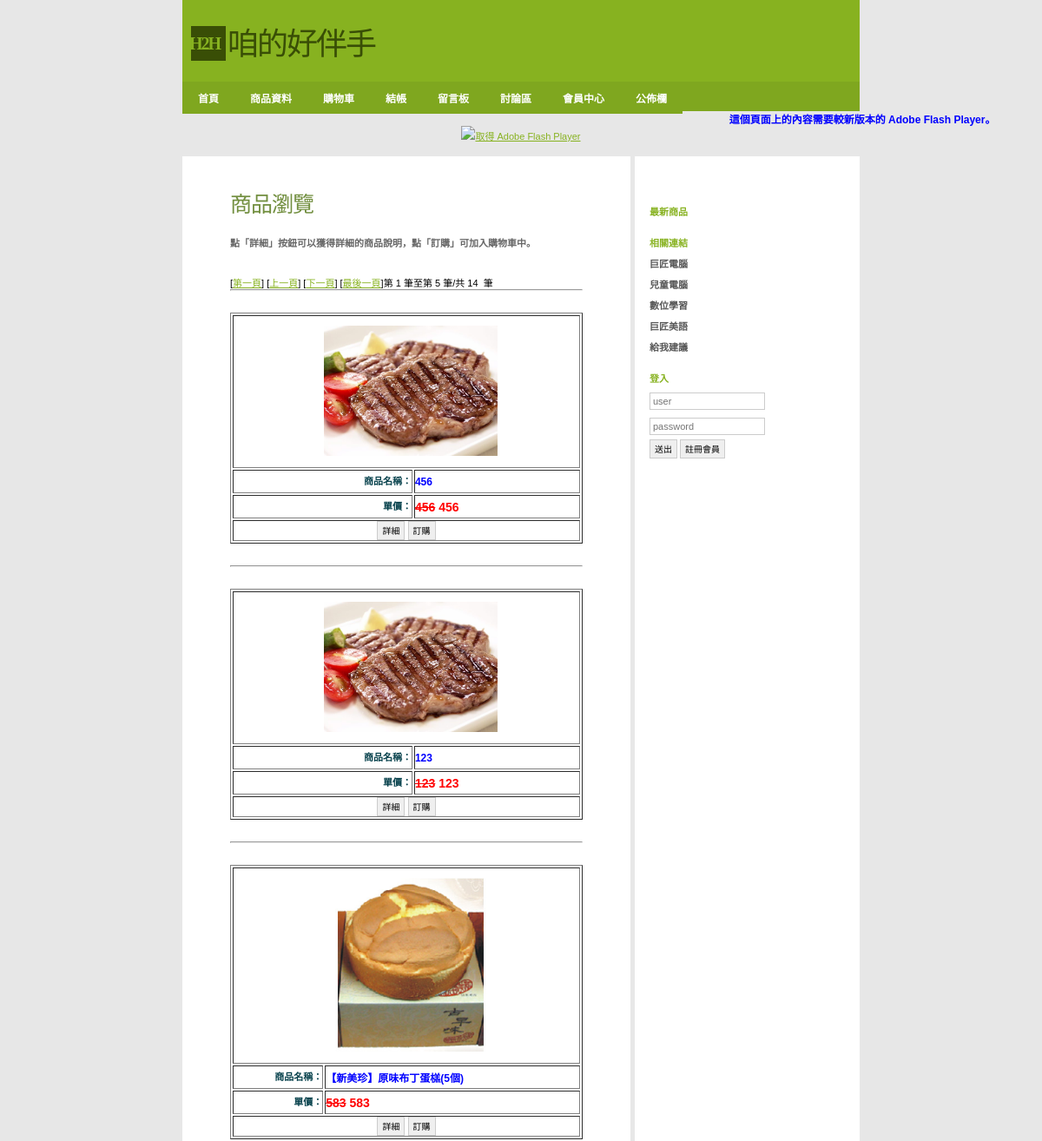
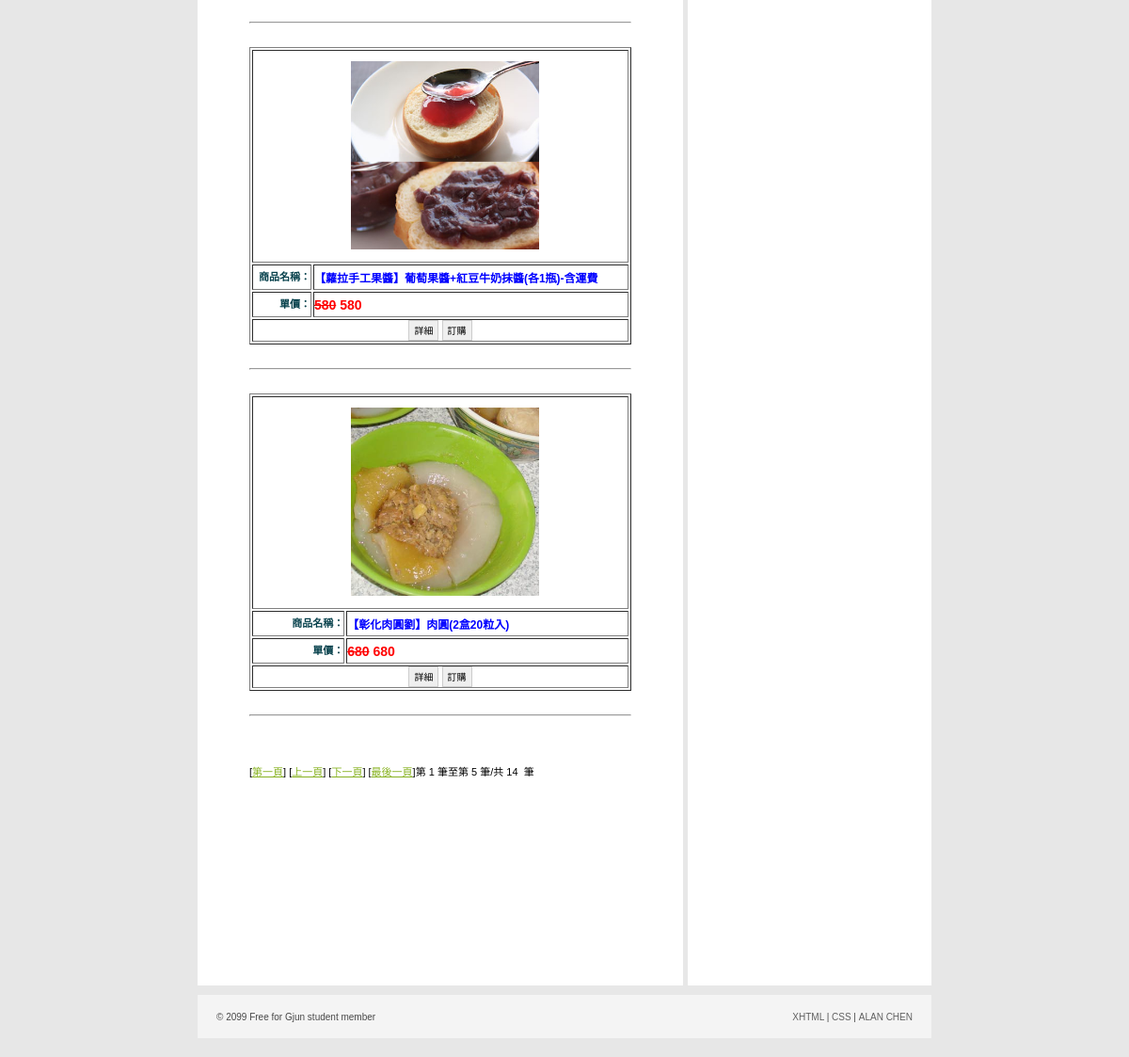
The app's page /Shop/product.php with its own data (2 pictures, top to bottom).
### tables this page shows
CREATE TABLE `product` (
  `id` int(11) NOT NULL COMMENT '產品編號',
  `name` varchar(200) NOT NULL COMMENT '產品名稱',
  `introduce` text COMMENT '產品內容',
  `price` int(11) DEFAULT '0' COMMENT '產品單價',
  `qty` int(11) DEFAULT '0' COMMENT '產品庫存量',
  `state` tinyint(1) DEFAULT '1' COMMENT '產品上架否'
);

### Shop/product.php (the view, shortened to what this page needs)
<?php require_once('../Connections/shop.php'); ?>
<?php
$currentPage = $_SERVER["PHP_SELF"];
$maxRows_productList = 5;
$pageNum_productList = 0;
$startRow_productList = $pageNum_productList * $maxRows_productList;
$query_productList = "SELECT id, name, introduce, price, qty, `state` FROM product WHERE `state` = 1 ORDER BY id DESC";
$query_limit_productList = sprintf("%s LIMIT %d, %d", $query_productList, $startRow_productList, $maxRows_productList);
$productList = mysql_query($query_limit_productList, $shop) or die(mysql_error());
$row_productList = mysql_fetch_assoc($productList);
if (isset($_GET['totalRows_productList'])) {
  $totalRows_productList = $_GET['totalRows_productList'];
} else {
  $all_productList = mysql_query($query_productList);
  $totalRows_productList = mysql_num_rows($all_productList);
}
$totalPages_productList = ceil($totalRows_productList/$maxRows_productList)-1;
$queryString_productList = "";
$queryString_productList = sprintf("&totalRows_productList=%d%s", $totalRows_productList, $queryString_productList);
 session_start();?>
<!DOCTYPE html PUBLIC "-//W3C//DTD XHTML 1.0 Strict//EN"
"http://www.w3.org/TR/xhtml1/DTD/xhtml1-strict.dtd">
<html xmlns="http://www.w3.org/1999/xhtml">
<head>
<link rel="stylesheet" href="../css/styles.css" media="all" type="text/css" />
</head>
<body>
  <div id="header">
      <div class="subContainer">
            <div id="logo">
            <div id="box">H2H</div>
            <p>咱的好伴手</p>
            </div>
    </div>
</div>
<div id="navigation">
	<ul id="sddm">
        <li><a href="index.php">首頁</a></li>
        <li><a href="product.php">商品資料</a></li>
        <li><a href="cart.php">購物車</a></li>
        <li><a href="checkOut.php">結帳</a></li>
        <li><a href="guestBook.php">留言板</a></li>
        <li><a href="titleView.php">討論區</a></li>
	    <li><a href="#"
        onmouseover="mopen('m1')"
        onmouseout="mclosetime()">會員中心</a>
    	</li>
	    <li><a href="#"
        onmouseover="mopen('m2')"
        onmouseout="mclosetime()">公佈欄</a>
    	</li>
		</ul>
</div>
<object id="FlashID" classid="clsid:D27CDB6E-AE6D-11cf-96B8-444553540000" width="780" height="120">
    <object type="application/x-shockwave-flash" data="../Scripts/pic.swf" width="780" height="120">
      <div>
        <h4>這個頁面上的內容需要較新版本的 Adobe Flash Player。</h4>
        <p><a href="http://www.adobe.com/go/getflashplayer"><img src="http://www.adobe.com/images/shared/download_buttons/get_flash_player.gif" alt="取得 Adobe Flash Player" width="112" height="33" /></a></p>
      </div>
    </object>
  </object>
<div id="container">
  <div id="primaryContent">
    <h2>商品瀏覽</h2>
	<h3>點「詳細」按鈕可以獲得詳細的商品說明，點「訂購」可加入購物車中。</h3>
    <p>&nbsp;</p>
     [<a href="<?php printf("%s?pageNum_productList=%d%s", $currentPage, 0, $queryString_productList); ?>">第一頁</a>]
        [<a href="<?php printf("%s?pageNum_productList=%d%s", $currentPage, max(0, $pageNum_productList - 1), $queryString_productList); ?>">上一頁</a>]
        [<a href="<?php printf("%s?pageNum_productList=%d%s", $currentPage, min($totalPages_productList, $pageNum_productList + 1), $queryString_productList); ?>">下一頁</a>]
        [<a href="<?php printf("%s?pageNum_productList=%d%s", $currentPage, $totalPages_productList, $queryString_productList); ?>">最後一頁</a>]第 <?php echo ($startRow_productList + 1) ?> 筆至第 <?php echo min($startRow_productList + $maxRows_productList, $totalRows_productList) ?> 筆/共 <?php echo $totalRows_productList ?>  筆
        <hr>
        <p>&nbsp;</p>
    <?php do { ?>
      <table border="1" width="100%">
        <tr>
          <td colspan="2" align="center">
            <a href="productDetail.php?id=<?php echo $row_productList['id']; ?>"><img src="picture/<?php echo $row_productList['id']; ?>.jpg" alt="" width="200"></a>
          </td>
          </tr>
        <tr>
          <th align="right"><p>商品名稱：</p></th>
          <td><h4><?php echo $row_productList['name']; ?></h4></td>
          </tr>
        <tr>
          <th align="right"><p>單價：</p></th>
          <td><h5><del><?php echo $row_productList['price']; ?></del> <?php echo $row_productList['price']; ?></h5></td>
          </tr>
        <tr>
          <td colspan="2" align="center">
            <button onclick="location.href='productDetail.php?id=<?php echo $row_productList['id']; ?>'">詳細</button>
            <button onclick="">訂購</button>
            </td>
          </tr>
      </table>
      <p>&nbsp;</p>
      <hr>
      <p>&nbsp;</p>
      <?php } while ($row_productList = mysql_fetch_assoc($productList)); ?>
    <p>&nbsp;</p>
     [<a href="<?php printf("%s?pageNum_productList=%d%s", $currentPage, 0, $queryString_productList); ?>">第一頁</a>]
        [<a href="<?php printf("%s?pageNum_productList=%d%s", $currentPage, max(0, $pageNum_productList - 1), $queryString_productList); ?>">上一頁</a>]
        [<a href="<?php printf("%s?pageNum_productList=%d%s", $currentPage, min($totalPages_productList, $pageNum_productList + 1), $queryString_productList); ?>">下一頁</a>]
        [<a href="<?php printf("%s?pageNum_productList=%d%s", $currentPage, $totalPages_productList, $queryString_productList); ?>">最後一頁</a>]第 <?php echo ($startRow_productList + 1) ?> 筆至第 <?php echo min($startRow_productList + $maxRows_productList, $totalRows_productList) ?> 筆/共 <?php echo $totalRows_productList ?>  筆
	<p>&nbsp;</p>
    <p>&nbsp;</p>
    <p>&nbsp;</p>
    <p>&nbsp;</p>
    <p>&nbsp;</p>
    <p>&nbsp;</p>
    <p>&nbsp;</p>
    <p>&nbsp;</p>
  </div>
  <div id="secondaryContent">
    <p>&nbsp;</p>
    <h3>最新商品</h3>
    <h3>相關連結</h3>
    <ul class="links">
      <li><a href="http://www.pcschool.com.tw/">巨匠電腦</a></li>
      <li><a href="http://kid.pcschool.com.tw/">兒童電腦</a></li>
      <li><a href="http://www.soeasyedu.com.tw/">數位學習</a></li>
      <li><a href="http://www.soeasyedu.com.tw/">巨匠美語</a></li>
      <li><a href="http://www.off.com.tw/weiblog">給我建議</a>
    </ul>
    <?php if(!isset($_SESSION['MM_Username'])){?>
    <h3>登入</h3>
    <form action="loginCheck.php" method="post">
      <p>
        <input value="" name="user" placeholder="user" />
      </p>
      <p>
        <input name="password" type="password" value="" placeholder="password" />
      </p>
        <button type="submit">送出</button>
        <button type="button" onclick="location.href='registerUser.php'">註冊會員</button>
    </form>
    <?php }?>
  </div>
        <br class="clear" />
</div>
    <div id="footer">
        <ul>
            <li id="copyright">&copy; 2099 Free for Gjun student member</li>
            <li id="links">
                <ul>
                    <li><a href="#">XHTML</a> |</li>
                    <li><a href="#">CSS</a> |</li>
                    <li><a href="http://gjun.tw">ALAN CHEN</a></li>
                </ul>
            </li>
        </ul>
    </div>
</body>
</html>

### css/styles.css (style rules this page uses)
* { margin:0; padding:0; font-family:Verdana, Arial, Helvetica, sans-serif; }
body, html { margin:0; padding:0; background:#e7e7e7; text-align:center; margin-bottom:10px; }
h2 { font-family:'Georgia'; font-size:25px; letter-spacing:-1px; margin-top:15px; margin-bottom:20px; font-weight:normal; color:#718e3e; }
h3 { font-size:11px; font-weight:bold; color:#666; margin:5px 0; }
h4 { font-size:12px; color:#00F; }
h5 { font-size:14px; color:#F00; }
p { color:#043f4a; font-size:11px; line-height:25px; }
a { color:#87B220; text-decoration:underline; }
#container { width:780px; margin:10px auto; padding:0; background:#fff; text-align:left; }
#logo { margin:0; padding:0px; }
#logo #box { float:left; clear:none; height:40px; width:40px; margin:0 0 0 10px; padding:0px; background:#394E06; color:#87B220; font-family:Georgia, "Times New Roman", Times, serif; font-weight:bold; font-size:20px; line-height:40px; letter-spacing:-2px; text-indent:-2px; }
#logo p { float:left; clear:none; height:40px; width:260px; margin:0; padding:0; color:#394E06; font-family:Georgia, "Times New Roman", Times, serif; font-weight:normal; font-size:36px; text-indent:2px; line-height:43px; letter-spacing:-2px; font-style: normal; }
.subContainer, #navigation ul { width:780px; margin:0 auto; }
#header { text-align:left; margin:0 auto; padding:30px 0 0 0px; height:64px; background:#87b220; width: 780px; }
#navigation { margin:0 auto; padding:0; background:#7fa71f; height:34px; width: 780px; list-style:none; }
#navigation li { float:left; clear:none; list-style:none; }
#navigation li a { color:#fff; display:block; font-size:12px; text-decoration:none; font-weight:bold; padding:10px 18px; }
input { background-color: #FFF; color: #999999; border: 1px solid #CCC; font-size: 11px; padding: 3px; width:125px; }
button { background-color:#EFEFEF; line-height:13px; color: #000; border: 1px solid #CCC; font-size: 10px; height:22px; margin: 0; padding: 0 5px; }
form p { padding:2px 0; }
img { border:0; }
#primaryContent { width:406px; padding:20px 55px; border-right:5px solid #e7e7e7; font-size:11px; float:left; clear:none; }
#primaryContent img { clear:none; margin:10px; margin-right:0; padding:1px; border: 0px solid #E7E7E7; }
#secondaryContent { width:228px; padding:10px 14px; font-size:11px; float:right; clear:none; }
#secondaryContent h3 { color:#87b220; margin-top:20px; }
#secondaryContent ul { list-style:none; }
#secondaryContent li { list-style:none; padding-left:20px; margin:8px 0; background:url('../images/tiny_bullet.png') left bottom no-repeat; }
#secondaryContent li a { color:#575757; font-weight:bold; text-decoration:none; }
#secondaryContent .links li { padding-left:0px; margin:8px 0; background:none; }
#footer { margin:0 auto; margin-bottom:10px; height:10px; padding:18px 20px; clear:both; width:740px; text-align:left; font-size:10px; color:#484848; background:#f4f4f4; }
#footer ul { list-style:none; }
#footer li { list-style:none; display:inline; }
#footer #copyright { float:left; clear:none; }
#footer #links { float:right; clear:none; }
#footer a { color:#606060; text-decoration:none; }
#sddm { margin:0 auto; padding:0; background:#7fa71f; height:34px; width: 780px; list-style:none; }
#sddm li { float:left; clear:none; list-style:none; }
#sddm li a { color:#fff; background:#7fa71f; display:block; font-size:12px; text-decoration:none; font-weight:bold; padding:10px 18px; }
#sddm a { background:url('../images/nav_bg.gif'); }

### records on screen
product: name "456", price "456"
product: name "123", price "123"
product: shows a picture, name "【新美珍】原味布丁蛋榚(5個)", price "583"
product: shows a picture, name "【蘿拉手工果醬】葡萄果醬+紅豆牛奶抹醬(各1瓶)-含運費", price "580"
product: shows a picture, name "【彰化肉圓劉】肉圓(2盒20粒入)", price "680"

### other values on screen
$startRow_productList + 1 "1"
$totalRows_productList "14"
